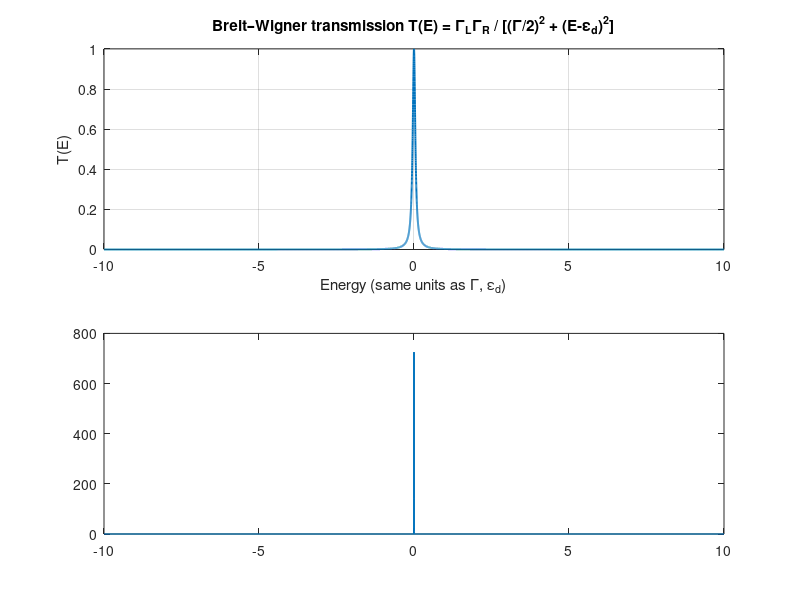

This figure's MATLAB source: (Note: this script raises an error after producing the figure.)
% resonant_level_BW.m
% Compute resonant-level conductance using Breit-Wigner transmission (from the Quantum Transport notes).
% Uses both finite-T Landauer integral and the T=0 analytic expression.
%
% References:
% Donarini & Grifoni, "Quantum Transport in Interacting Nanojunctions"
% Eqs. (1.88)-(1.90), (3.71). See uploaded PDF. 
%
% Author: ChatGPT
% Date: 2025-10-28

clear; close all; clc;

%% Physical constants
e = 1.602176634e-19;   % elementary charge (C)
h = 6.62607015e-34;    % Planck constant (J s)
G0 = 2*e^2/h;          % conductance quantum (S), includes spin degeneracy

%% Model parameters (user-changeable)
GammaL = 0.05;         % Gamma_L (energy units, e.g. eV)
GammaR = 0.05;         % Gamma_R
eps_d  = 0.0;          % resonant level energy (same units as Gamma)
EF     = 0.0;          % Fermi energy
kB_ev  = 8.617333262145e-5; % Boltzmann constant in eV/K

%% Temperature and numeric control
T_K   = 4.0;           % temperature (Kelvin)
kBT   = kB_ev * T_K;   % in eV
useFiniteT = true;     % true -> evaluate finite-T integral; false -> use zero-T formula
Ewindow = 10 * max(1, (GammaL+GammaR));  % energy window around eps_d for integration (in same units)
nE = 20001;            % number of energy points for numerical integration (odd for symmetry)

%% Energy grid
Emin = eps_d - Ewindow;
Emax = eps_d + Ewindow;
E = linspace(Emin, Emax, nE);

%% Transmission (Breit-Wigner) (Eq. (1.88) in the notes)
Gamma = GammaL + GammaR;
T_E = (GammaL .* GammaR) ./ ( (Gamma/2).^2 + (E - eps_d).^2 );

%% Finite-T conductance (Landauer) using analytic derivative of Fermi function
if useFiniteT
    % Fermi function: f(E) = 1/(1+exp((E-EF)/kBT))
    % derivative: df/dE = -1/(4 kBT cosh^2((E-EF)/(2 kBT)))
    if kBT == 0
        error('kBT is zero but useFiniteT==true. Set T_K>0 or use useFiniteT=false');
    end
    dfdE = -1 ./ (4 * kBT * (cosh((E - EF) ./ (2*kBT))).^2);
    integrand = -dfdE .* T_E; % -df/dE is positive, so integrand >= 0
    G = G0 * trapz(E, integrand);   % numerical integration (Trapezoid)
    % also compute T(EF) for comparison
    T_at_EF = (GammaL * GammaR) / ( (Gamma/2)^2 + (EF - eps_d)^2 );
    fprintf('Finite-T conductance at T=%.3g K: G = %.6g S (%.6g G0)\n', T_K, G, G / G0);
    fprintf('Transmission at EF: T(EF) = %.6g\n', T_at_EF);
else
    % Zero-temperature analytic expression (Eq. (1.90))
    G = G0 * (GammaL * GammaR) / ( (Gamma/2)^2 + (EF - eps_d)^2 );
    fprintf('T=0 conductance (analytic): G = %.6g S (%.6g G0)\n', G, G / G0);
end

%% Plot results
figure('Name','Resonant level conductance (Breit-Wigner)','NumberTitle','off','Position',[200 200 700 500]);
subplot(2,1,1);
plot(E, T_E, 'LineWidth', 1.4);
xlabel('Energy (same units as \Gamma, \epsilon_d)');
ylabel('T(E)');
title('Breit–Wigner transmission T(E) = \Gamma_L\Gamma_R / [(\Gamma/2)^2 + (E-\epsilon_d)^2]');
grid on;
xlim([Emin, Emax]);

subplot(2,1,2);
if useFiniteT
    plot(E, -dfdE, 'LineWidth', 1.2);
    hold on;
    yyaxis right
    plot(E, T_E, '--', 'LineWidth', 1.1);
    ylabel('T(E) (dashed)');
    yyaxis left
    ylabel('-\partial f / \partial E');
    legend({'-df/dE','T(E)'}, 'Location','best');
    title(sprintf('Thermal window (-df/dE) at T=%.2f K and T(E) (dashed)', T_K));
else
    plot(E, T_E, 'LineWidth', 1.4);
    xlabel('Energy');
    ylabel('T(E)');
    title('Transmission (T=0 result uses T(EF) only)');
end
grid on;

%% Gate sweep: conductance vs epsilon_d (zero-T approx using T(EF) or finite-T convolution)
doGateSweep = true;
if doGateSweep
    eps_range = linspace(eps_d - 2*Gamma - 1.0, eps_d + 2*Gamma + 1.0, 401);
    G_vs_eps = zeros(size(eps_range));
    for ii = 1:length(eps_range)
        eps_tmp = eps_range(ii);
        T_tmp = (GammaL * GammaR) ./ ( (Gamma/2).^2 + (EF - eps_tmp).^2 );
        if useFiniteT
            % finite T convolution but since T(E) is analytic we evaluate T(E) for existing E grid shifted by eps_tmp
            T_shifted = (GammaL .* GammaR) ./ ( (Gamma/2).^2 + (E - eps_tmp).^2 );
            integrand = -dfdE .* T_shifted;
            G_vs_eps(ii) = G0 * trapz(E, integrand);
        else
            G_vs_eps(ii) = G0 * T_tmp;
        end
    end

    figure('Name','Gate sweep: G vs \epsilon_d','NumberTitle','off');
    plot(eps_range, G_vs_eps / G0, 'LineWidth', 1.5);
    xlabel('\epsilon_d (gate)');
    ylabel('G / G_0');
    title('Conductance vs dot level position');
    grid on;
end

%% Final remarks printed (with citation)
fprintf('\nNotes:\n - This script uses the Breit–Wigner transmission and Landauer integral\n');
fprintf('  (see Eqs. (1.88)-(1.90), (3.71) in Donarini & Grifoni, Quantum Transport). \n');
fprintf('  Adjust GammaL/GammaR, temperature, and energy window for convergence.\n');
fprintf('Reference: Quantum Transport in Interacting Nanojunctions (uploaded PDF). \n');
